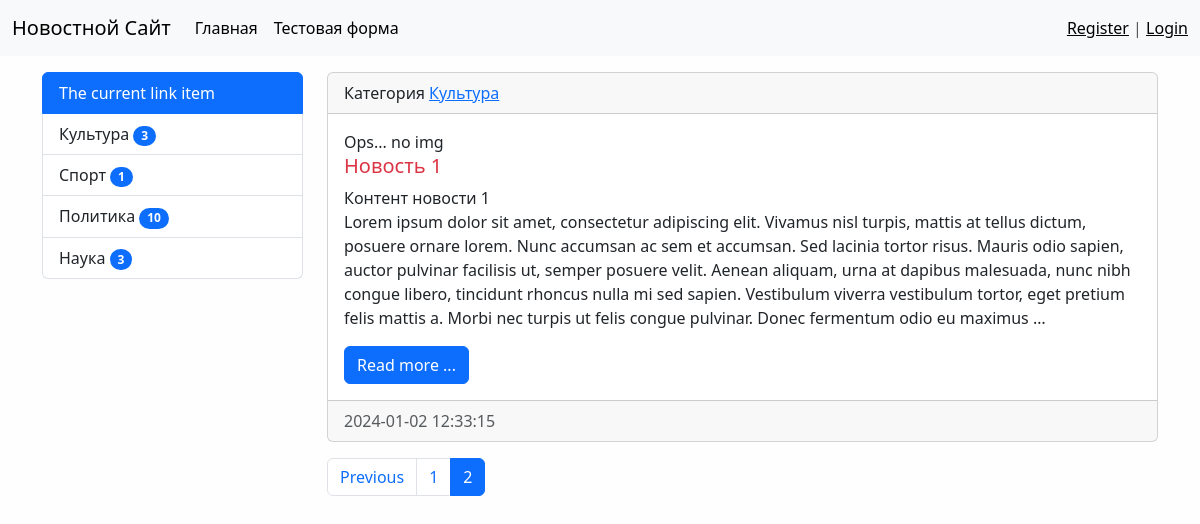
The page /category/1/?page=2 on the database as committed earlier.
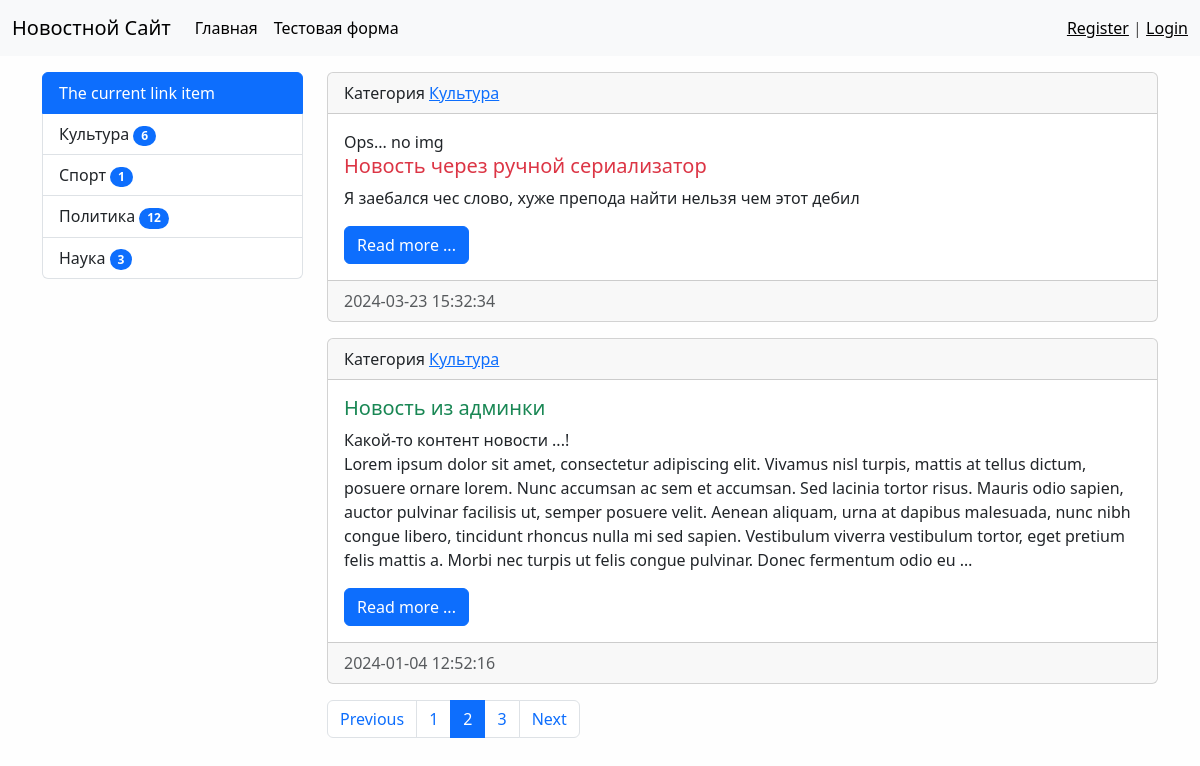
The same page on the database as committed later.
### news/models.py (models this page shows, shortened)
class Category(models.Model):
    id = models.BigAutoField(primary_key=True) # Если не указать, то проставит автоматически
    title = models.CharField(max_length = 150, db_index = True, verbose_name = 'Наименование категории')
    def get_absolute_url(self):
       return reverse("category", kwargs={"category_id": self.id})
    def __str__(self) -> str:
        return self.title
    class Meta:
        verbose_name = 'Категория'
        verbose_name_plural = 'Категории'
        ordering = ['title']

class News(models.Model):
    id = models.BigAutoField(primary_key = True) # Если не указать, то проставит автоматически
    title = models.CharField(max_length=150, verbose_name = 'Наименование')
    content = models.TextField(blank = True, verbose_name = 'Контент')
    create_at = models.DateTimeField(auto_now_add=True, verbose_name = 'Дата Публикации')
    update_at = models.DateTimeField(auto_now=True, verbose_name = 'Обновлено')
    photo = models.ImageField(upload_to='photos/%Y/%m/%d', verbose_name = 'Фото',blank=True)
    is_published= models.BooleanField(default = True, verbose_name = 'Опубликовано')
    category = models.ForeignKey('Category', on_delete = models.PROTECT,  verbose_name = 'Категория')
    views = models.IntegerField(default = 0)
    user = models.ForeignKey(User, verbose_name = 'Пользователь', on_delete = models.CASCADE)
    def get_absolute_url(self):
        return reverse("view_news", kwargs={"pk": self.id})
    class Meta:
        verbose_name = 'Новость'
        verbose_name_plural = 'Новости'
        ordering = ['-create_at','title']

### news/views.py (the view)
# urls.py: path('category/<int:category_id>/',NewsByCategory.as_view(extra_context = {"title":"Категории"}), name = "category"),
class NewsByCategory(MyMixin, ListView):
    model = News
    template_name = "news/home_news_list.html"
    context_object_name = "news"
    allow_empty =False
    paginate_by = 2
    def get_queryset(self) -> QuerySet[Any]:
        return News.objects.filter(category_id=self.kwargs["category_id"],is_published=True).select_related('category')
    def get_context_data(self, **kwargs: Any) -> dict[str, Any]:
        context = super().get_context_data(**kwargs)            # Сохраняем исходные данные (заданные выше model, template_name и т.д. )
        context["title"] = self.get_upper(Category.objects.get(id =self.kwargs["category_id"]))   # Меняем заголовок на тот что соответствует динамическому номеру
        return context

### news/templatetags/news_tags.py (called while the page is built)
@register.inclusion_tag("news/list_categories.html")
def show_categories(arg1="Hello", arg2 = "World"):
    categories = Category.objects.annotate(cnt = Count("news", filter= F("news__is_published"))).filter(cnt__gt =0)
    return {"categories": categories, "arg1":arg1, "arg2":arg2}

### news/utils.py (called while the page is built)
    def get_upper(self,s):
        if isinstance(s, str):          # Если строка то обрабатываем напрямую
            return s.upper()
        else:                           # Если нет, предполагаем что это Объект и обращаемся к его атрибуту
            return s.title.upper()

### news/templates/news/home_news_list.html (shortened to what this page needs)
{% extends "base.html" %}
{% block sidebar %}
{% include "inc/_sidebar.html" %}
{% endblock %}
{% block content %}
{% for item in  news %}
<div class="card mb-3">
    <div class="card-header">
    Категория <a href="{{item.category.get_absolute_url}}">{{item.category}}</a>
    </div>
    <div class="card-body">
        <div class="media">
          {% if item.photo %}
          <img src="{{item.photo.url}}" alt="" width = "150" class = "me-3 float-start">
          {% else %}
          Ops... no img
          {% endif %}
          <div class="media-body">
            <h5 class="card-title {% cycle 'text-danger' 'text-success'%}">{{item.title}}</h5>
            <p class="card-text">{{item.content | safe | linebreaksbr | truncatewords:77 }} </p>
            <a href="{{item.get_absolute_url}}" class="btn btn-primary">Read more ...</a>
          </div>
        </div>
    </div>
    <div class="card-footer text-body-secondary">
        {{item.create_at | date:"Y-m-d H:i:s"}}
    </div>
</div>
{% endfor %}
{% endblock %}

### news/templates/news/list_categories.html
<div class="list-group">
    <a href="#" class="list-group-item list-group-item-action active" aria-current="true">
      The current link item
    </a>
    {% for cat in categories  %}
      <a href="{{cat.get_absolute_url }}" class="list-group-item list-group-item-action">{{cat.title}}
          <span class="badge text-bg-primary rounded-pill">{{cat.cnt}}</span>
      </a>
    {% endfor %}
</div>

Rows that differ between the two databases and show on the page:
no longer on this page (row edited): News: category "Культура", photo "Ops... no img", title "Новость 1", content "Контент новости 1 Lorem ipsum dolor sit amet, consectetur adipiscing elit. Vivamus nisl turpis, mattis at tellus dictum, posuere ornare lorem. Nunc accumsan ac sem et accumsan. Sed lacinia tortor risus. Mauris odio sapien, auctor pulvinar facilisis ut, semper posuere velit. Aenean aliquam, urna at dapibus malesuada, nunc nibh congue libero, tincidunt rhoncus nulla mi sed sapien. Vestibulum viverra vestibulum tortor, eget pretium felis mattis a. Morbi nec turpis ut felis congue pulvinar. Donec fermentum odio eu maximus …", create_at "2024-01-02 12:33:15"
computed for Category "Культура": cnt "3" → "6"
computed for Category "Политика": cnt "10" → "12"
added News: category "Культура", photo "Ops... no img", title "Новость через ручной сериализатор", content "Я заебался чес слово, хуже препода найти нельзя чем этот дебил", create_at "2024-03-23 15:32:34"
now on this page (row unchanged): News: category "Культура", title "Новость из админки", content "Какой-то контент новости ...! Lorem ipsum dolor sit amet, consectetur adipiscing elit. Vivamus nisl turpis, mattis at tellus dictum, posuere ornare lorem. Nunc accumsan ac sem et accumsan. Sed lacinia tortor risus. Mauris odio sapien, auctor pulvinar facilisis ut, semper posuere velit. Aenean aliquam, urna at dapibus malesuada, nunc nibh congue libero, tincidunt rhoncus nulla mi sed sapien. Vestibulum viverra vestibulum tortor, eget pretium felis mattis a. Morbi nec turpis ut felis congue pulvinar. Donec fermentum odio eu …", create_at "2024-01-04 12:52:16"
Other text that changed with them:
new list line: "3"
text now shown: "Next"
